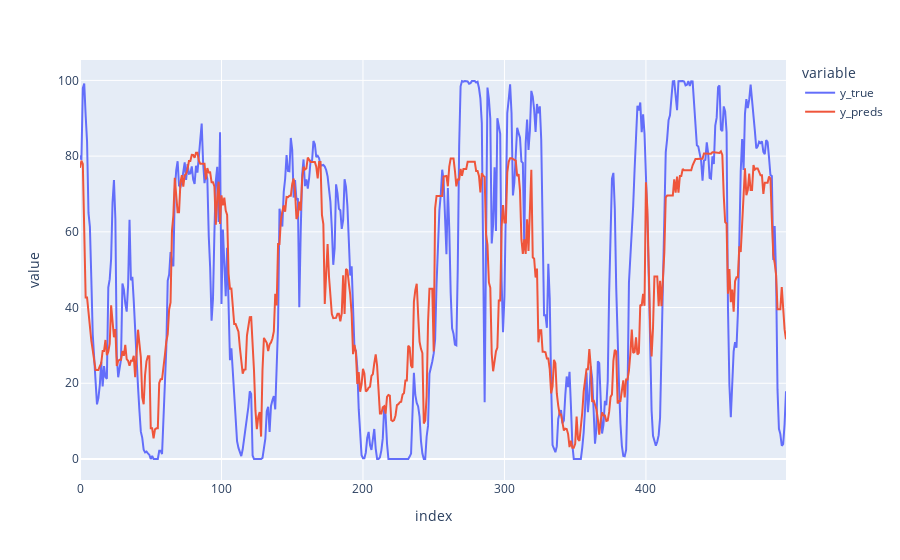

The code cell stored with this chart in its notebook:
### Markdown cell above
### Plot predictions

### Code cell
import plotly.express as px

df = pd.DataFrame({"y_true": y_true, "y_preds": y_preds}).head(500)
fig = px.line(df, y=["y_true", "y_preds"], title='')
fig.show()

### Figure 1 — Plotly figure (JSON) as saved in the notebook; plotly's stock layout.template omitted (floating-point values rounded to 4 significant figures; data arrays with more than 128 entries replaced by an {"elided": "..."} marker saying what was removed)
{"data": [{"hovertemplate": "variable=y_true<br>index=%{x}<br>value=%{y}<extra></extra>", "legendgroup": "y_true", "line": {"color": "#636efa", "dash": "solid"}, "marker": {"symbol": "circle"}, "mode": "lines", "name": "y_true", "orientation": "v", "showlegend": true, "type": "scatter", "x": {"elided": "500 int values"}, "xaxis": "x", "y": {"elided": "500 float values"}, "yaxis": "y"}, {"hovertemplate": "variable=y_preds<br>index=%{x}<br>value=%{y}<extra></extra>", "legendgroup": "y_preds", "line": {"color": "#EF553B", "dash": "solid"}, "marker": {"symbol": "circle"}, "mode": "lines", "name": "y_preds", "orientation": "v", "showlegend": true, "type": "scatter", "x": {"elided": "500 int values"}, "xaxis": "x", "y": {"elided": "500 float values"}, "yaxis": "y"}], "layout": {"legend": {"title": {"text": "variable"}, "tracegroupgap": 0}, "margin": {"t": 60}, "xaxis": {"anchor": "y", "domain": [0, 1], "title": {"text": "index"}}, "yaxis": {"anchor": "x", "domain": [0, 1], "title": {"text": "value"}}}}
